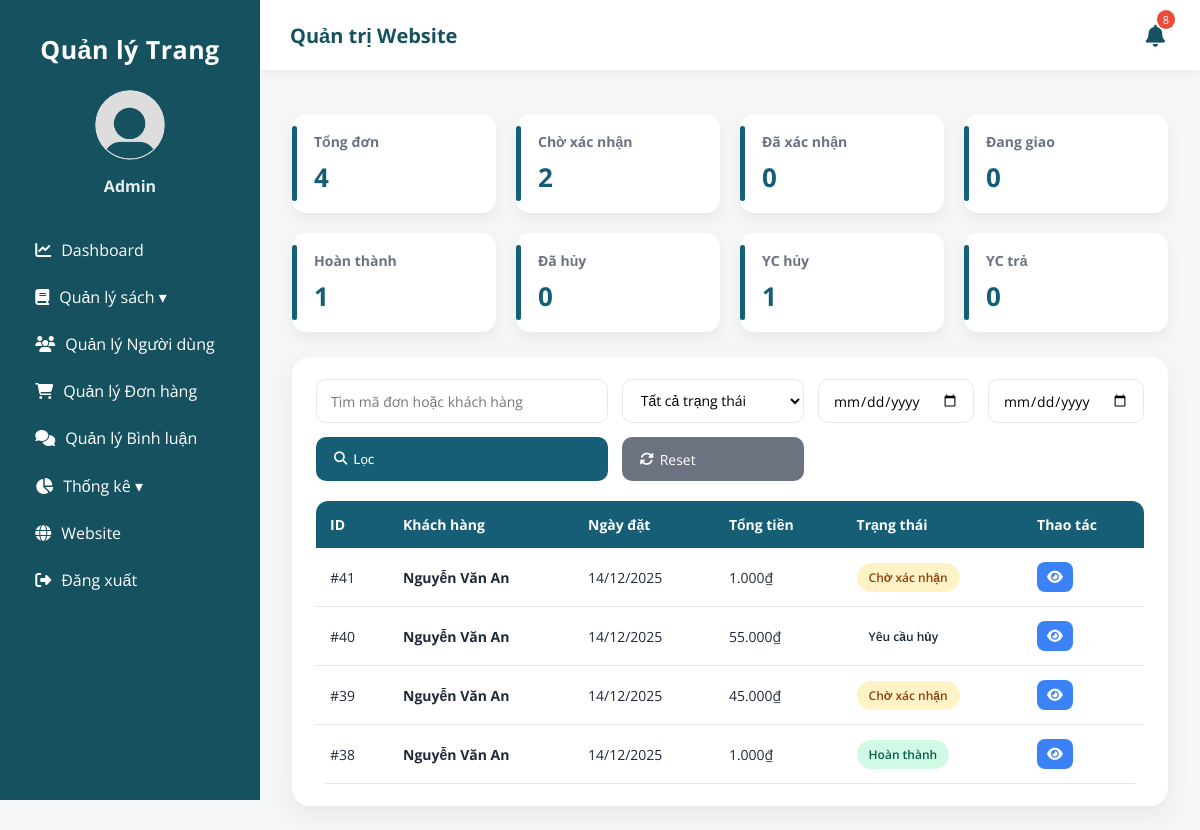
Screenshot of /admin_orders.php (signed in) with the database file from the repository.
### tables this page shows
CREATE TABLE `orders` (
  `order_id` int(11) NOT NULL,
  `user_id` int(11) NOT NULL,
  `address_id` int(11) NOT NULL,
  `order_date` datetime NOT NULL DEFAULT current_timestamp(),
  `total_amount` decimal(10,2) NOT NULL,
  `payment_method` enum('COD','online','','') NOT NULL,
  `payment_status` enum('pending','paid','failed','') NOT NULL,
  `shipping_fee` decimal(10,2) NOT NULL,
  `order_status` enum('pending','confirmed','shipping','completed','canceled','req_cancel','reject_cancel','req_return','accept_return','reject_return') NOT NULL,
  `previous_status` varchar(50) DEFAULT NULL
);

CREATE TABLE `users` (
  `user_id` int(11) NOT NULL,
  `full_name` varchar(100) NOT NULL,
  `email` varchar(150) NOT NULL,
  `password` varchar(255) NOT NULL,
  `phone` varchar(20) NOT NULL,
  `gender` enum('Nữ','Nam','Khác','') NOT NULL,
  `dob` date NOT NULL,
  `role` enum('customer','admin','','') NOT NULL,
  `created_at` datetime NOT NULL DEFAULT current_timestamp(),
  `status` enum('active','banned','','') NOT NULL,
  `reset_token` varchar(64) DEFAULT NULL,
  `token_expiry` datetime DEFAULT NULL,
  `login_attempts` int(11) DEFAULT 0,
  `last_attempt` datetime DEFAULT NULL
);

### admin_orders.php (the view, shortened to what this page needs)
<?php
include 'connect.php';
$order_status_text = [
    'pending'        => 'Chờ xác nhận',
    'confirmed'      => 'Đã xác nhận',
    'shipping'       => 'Đang giao hàng',
    'completed'      => 'Hoàn thành',
    'canceled'       => 'Đã hủy',
    'req_cancel'     => 'Yêu cầu hủy',
    'reject_cancel'  => 'Từ chối hủy',
    'req_return'     => 'Yêu cầu trả hàng',
    'accept_return'  => 'Chấp nhận trả hàng',
    'reject_return'  => 'Từ chối trả hàng',
];
$where = "WHERE 1=1";
$search    = $_GET['search'] ?? '';
$from_date = $_GET['from_date'] ?? '';
$to_date   = $_GET['to_date'] ?? '';
$sql = "
    SELECT o.*, u.full_name
    FROM orders o
    JOIN users u ON o.user_id=u.user_id
    $where
    ORDER BY o.order_id DESC
";
$result = mysqli_query($ocon, $sql);
$total_orders   = mysqli_num_rows(mysqli_query($ocon,"SELECT order_id FROM orders"));
$pending        = mysqli_num_rows(mysqli_query($ocon,"SELECT order_id FROM orders WHERE order_status='pending'"));
$confirmed      = mysqli_num_rows(mysqli_query($ocon,"SELECT order_id FROM orders WHERE order_status='confirmed'"));
$shipping       = mysqli_num_rows(mysqli_query($ocon,"SELECT order_id FROM orders WHERE order_status='shipping'"));
$completed      = mysqli_num_rows(mysqli_query($ocon,"SELECT order_id FROM orders WHERE order_status='completed'"));
$canceled       = mysqli_num_rows(mysqli_query($ocon,"SELECT order_id FROM orders WHERE order_status='canceled'"));
$req_cancel     = mysqli_num_rows(mysqli_query($ocon,"SELECT order_id FROM orders WHERE order_status='req_cancel'"));
$req_return     = mysqli_num_rows(mysqli_query($ocon,"SELECT order_id FROM orders WHERE order_status='req_return'"));
?>
<!DOCTYPE html>
<html lang="vi">
<head>
<link rel="stylesheet" href="CSS/admin.css">
<link rel="stylesheet" href="CSS/admin_orders.css">
<link rel="stylesheet" href="https://cdnjs.cloudflare.com/ajax/libs/font-awesome/6.4.0/css/all.min.css">
</head>
<body>
<?php include 'admin_header.php'; ?>
<?php include 'admin_nav.php'; ?>
<main class="admin_main">
<div class="admin_topbar">
    <h2><i class="fas fa-shopping-cart"></i> Quản lý đơn hàng</h2>
</div>
<div class="stats_grid">
    <div class="stat_card"><h4>Tổng đơn</h4><p><?= $total_orders ?></p></div>
    <div class="stat_card"><h4>Chờ xác nhận</h4><p><?= $pending ?></p></div>
    <div class="stat_card"><h4>Đã xác nhận</h4><p><?= $confirmed ?></p></div>
    <div class="stat_card"><h4>Đang giao</h4><p><?= $shipping ?></p></div>
    <div class="stat_card"><h4>Hoàn thành</h4><p><?= $completed ?></p></div>
    <div class="stat_card"><h4>Đã hủy</h4><p><?= $canceled ?></p></div>
    <div class="stat_card"><h4>YC hủy</h4><p><?= $req_cancel ?></p></div>
    <div class="stat_card"><h4>YC trả</h4><p><?= $req_return ?></p></div>
</div>
<div class="order_table_container">
<form method="GET" class="admin_filter_bar">
    <input type="text" name="search"
           placeholder="Tìm mã đơn hoặc khách hàng"
           value="<?= htmlspecialchars($search) ?>">
    <select name="status">
        <option value="">Tất cả trạng thái</option>
    </select>
    <input type="date" name="from_date" value="<?= $from_date ?>">
    <input type="date" name="to_date" value="<?= $to_date ?>">
    <button type="submit"><i class="fas fa-search"></i> Lọc</button>
    <a href="admin_orders.php" class="btn-reset"><i class="fas fa-rotate"></i> Reset</a>
</form>
<?php if (mysqli_num_rows($result) > 0): ?>
<table class="order_table">
<thead>
<tr>
    <th>ID</th>
    <th>Khách hàng</th>
    <th>Ngày đặt</th>
    <th>Tổng tiền</th>
    <th>Trạng thái</th>
    <th>Thao tác</th>
</tr>
</thead>
<tbody>
<?php while ($o = mysqli_fetch_assoc($result)): ?>
<tr>
    <td>#<?= $o['order_id'] ?></td>
    <td><strong><?= htmlspecialchars($o['full_name']) ?></strong></td>
    <td><?= date('d/m/Y', strtotime($o['order_date'])) ?></td>
    <td><?= number_format($o['total_amount'],0,',','.') ?>₫</td>
    <td>
        <span class="badge <?= $o['order_status'] ?>">
            <?= $order_status_text[$o['order_status']] ?>
        </span>
    </td>
    <td>
        <a href="admin_order_detail.php?id=<?= $o['order_id'] ?>" class="btn view">
            <i class="fas fa-eye"></i>
        </a>
    </td>
</tr>
<?php endwhile; ?>
</tbody>
</table>
<?php endif; ?>
</div>
</main>
</body>
</html>

### CSS/admin.css (style rules this page uses)
:root { --primary: #195b6d; --accent: #538297; --orange: #F59E0B; --bg: #f3f4f6; --dark: #1f2937; --white: #ffffff; --text: #1F2937; --radius: 16px; }
* { margin: 0; padding: 0; box-sizing: border-box; font-family: 'Open Sans', sans-serif; }
body { display: flex; min-height: 100vh; background: var(--bg); color: var(--text); }
main { flex: 1; padding: 1.5rem 2.5rem; }
.admin_topbar { display: flex; justify-content: space-between; align-items: center; margin-bottom: 2.5rem; }
.admin_topbar h2 { color: var(--primary); }

### CSS/admin_orders.css (style rules this page uses)
:root { --primary: #155e75; --primary-dark: #0f4c5c; --bg: #f4f6f8; --border: #e5e7eb; --text: #1f2937; }
.admin_main { padding: 24px 32px; background: var(--bg); min-height: 100vh; }
.admin_topbar h2 { font-size: 22px; font-weight: 600; color: var(--text); margin-bottom: 20px; }
.stats_grid { display: grid; grid-template-columns: repeat(4, 1fr); gap: 20px; margin-bottom: 25px; }
.stat_card { background: white; padding: 18px 22px; border-radius: 14px; box-shadow: 0 6px 14px rgba(0,0,0,.06); position: relative; }
.stat_card::before { content: ""; position: absolute; left: 0; top: 12px; bottom: 12px; width: 5px; background: var(--primary); border-radius: 8px; }
.stat_card h4 { font-size: 14px; color: #6b7280; margin-bottom: 8px; }
.stat_card p { font-size: 26px; font-weight: 700; color: var(--primary); }
.order_table_container { background: white; border-radius: 18px; padding: 22px 24px; box-shadow: 0 10px 25px rgba(0,0,0,.06); }
.admin_filter_bar { display: grid; grid-template-columns: 1.6fr 1fr auto auto; gap: 14px; margin-bottom: 20px; }
.admin_filter_bar input, .admin_filter_bar select { height: 44px; padding: 0 14px; border-radius: 10px; border: 1px solid var(--border); font-size: 14px; outline: none; background: #fff; }
.admin_filter_bar button { background: var(--primary); color: white; border: none; padding: 0 18px; height: 44px; border-radius: 10px; cursor: pointer; font-weight: 500; display: flex; align-items: center; gap: 6px; }
.admin_filter_bar .btn-reset { height: 44px; padding: 0 18px; border-radius: 10px; background: #6b7280; color: white; text-decoration: none; display: flex; align-items: center; gap: 6px; font-size: 14px; }
.order_table { width: 100%; border-collapse: separate; border-spacing: 0; overflow: hidden; border-radius: 12px; }
.order_table thead th { background: var(--primary); color: white; padding: 14px; font-size: 14px; text-align: left; }
.order_table tbody td { padding: 14px; font-size: 14px; border-bottom: 1px solid var(--border); }
.badge { padding: 6px 12px; border-radius: 999px; font-size: 12px; font-weight: 600; display: inline-block; }
.badge.pending { background: #fef3c7; color: #92400e; }
.badge.completed { background: #d1fae5; color: #065f46; }
.btn.view { background: #3b82f6; color: white; padding: 8px 10px; border-radius: 8px; text-decoration: none; display: inline-flex; align-items: center; justify-content: center; }

### rows the page displays
orders: order_id "41", user.full_name "Nguyễn Văn An", order_date "14/12/2025", total_amount "1.000", order_status "Chờ xác nhận"
orders: order_id "40", user.full_name "Nguyễn Văn An", order_date "14/12/2025", total_amount "55.000", order_status "Yêu cầu hủy"
orders: order_id "39", user.full_name "Nguyễn Văn An", order_date "14/12/2025", total_amount "45.000", order_status "Chờ xác nhận"
orders: order_id "38", user.full_name "Nguyễn Văn An", order_date "14/12/2025", total_amount "1.000", order_status "Hoàn thành"

### other values shown
$notify_count "8"
$admin_name "Admin"
$total_orders "4"
$pending "2"
$confirmed "0"
$shipping "0"
$completed "1"
$canceled "0"
$req_cancel "1"
$req_return "0"
